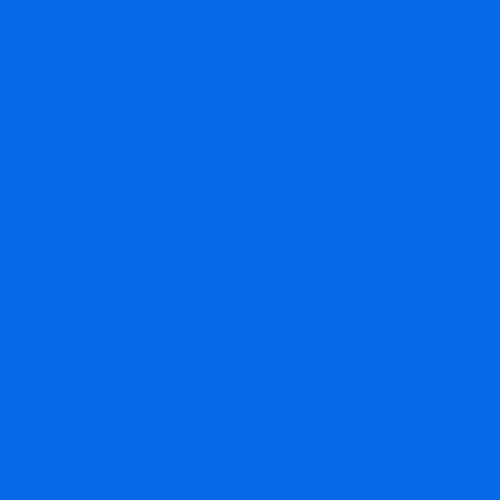
Frame 1 (no input)
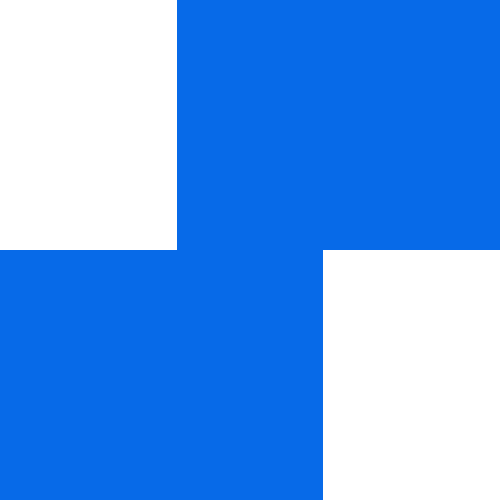
Frame 60 (the mouse pressed at the canvas centre just before this capture)
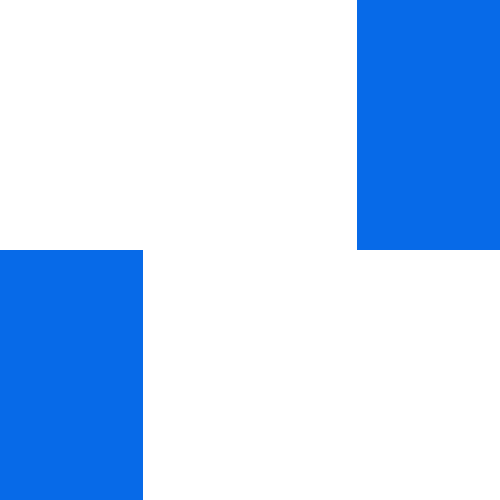
Frame 120 (the mouse held since frame 60 and released just before this capture)

The Processing sketch that drew these frames (run headless with seeded random() and noise(); from frame 60 on, the mouse is pressed at the canvas centre):

// Processing sketch: bars_original
// ── bars_original.pde
float x = 0;
float q = 0;
int speed = 3;
int x1 = 0;
int x2 = 0;
int x3 = 0;
int x4 = 0;
int x5 = 0;
int x6 = 0;
int x7 = 0;
int x8 = 0;
int x9 = 0;
int x10 = 0;
int x11 = 0;
int x12 = 0;
int x13 = 0;
int x14 = 0;

int sizeW = 500;
int sizeH = 500;

/*void moveLeft (){
  x = x - speed;
}

void moveRight (){
  q = q + speed;
}*/

void setup () {
 size (500,500); 
}

void draw () {
 noStroke();
 background (255,255);
 fill(7,106,232);
 rect(x,0,sizeW,sizeH/2);
 x = x + speed;
 rect(q,height/2,sizeW,sizeH/2);
 q = q - speed;
 
 fill(0);
 if(x >= width) {
 rect(x1,0,sizeW,sizeH/4);
 x1 = x1 + speed;
 rect(x2,height*.25,sizeW,sizeH/4);
 x2 = x2 - speed ;
 rect(x3,height*.5,sizeW,sizeH/4);
 x3 = x3 + speed;
 rect(x4,height*.75,sizeW,sizeH/4);
 x4 = x4 - speed;
 }
 
 fill(185,39,125);
 if(x3 >= width) {
  rect(x7,0,sizeW,sizeH/8);
  x7 = x7 + speed;
  rect(x8,height*1/8,sizeW,sizeH/8+1);
  x8 = x8 - speed;
  rect(x9,height*2/8,sizeW,sizeH/8+1);
  x9 = x9 + speed;
  rect(x10,height*3/8,sizeW,sizeH/8+1);
  x10 = x10 - speed;
  rect(x11,height*4/8,sizeW,sizeH/8+1);
  x11 = x11 + speed;
  rect(x12,height*5/8,sizeW,sizeH/8+1);
  x12 = x12 - speed;
  rect(x13,height*6/8,sizeW,sizeH/8+1);
  x13 = x13 + speed;
  rect(x14,height*7/8,sizeW,sizeH/8+1);
  x14 = x14 - speed;
 }
}
